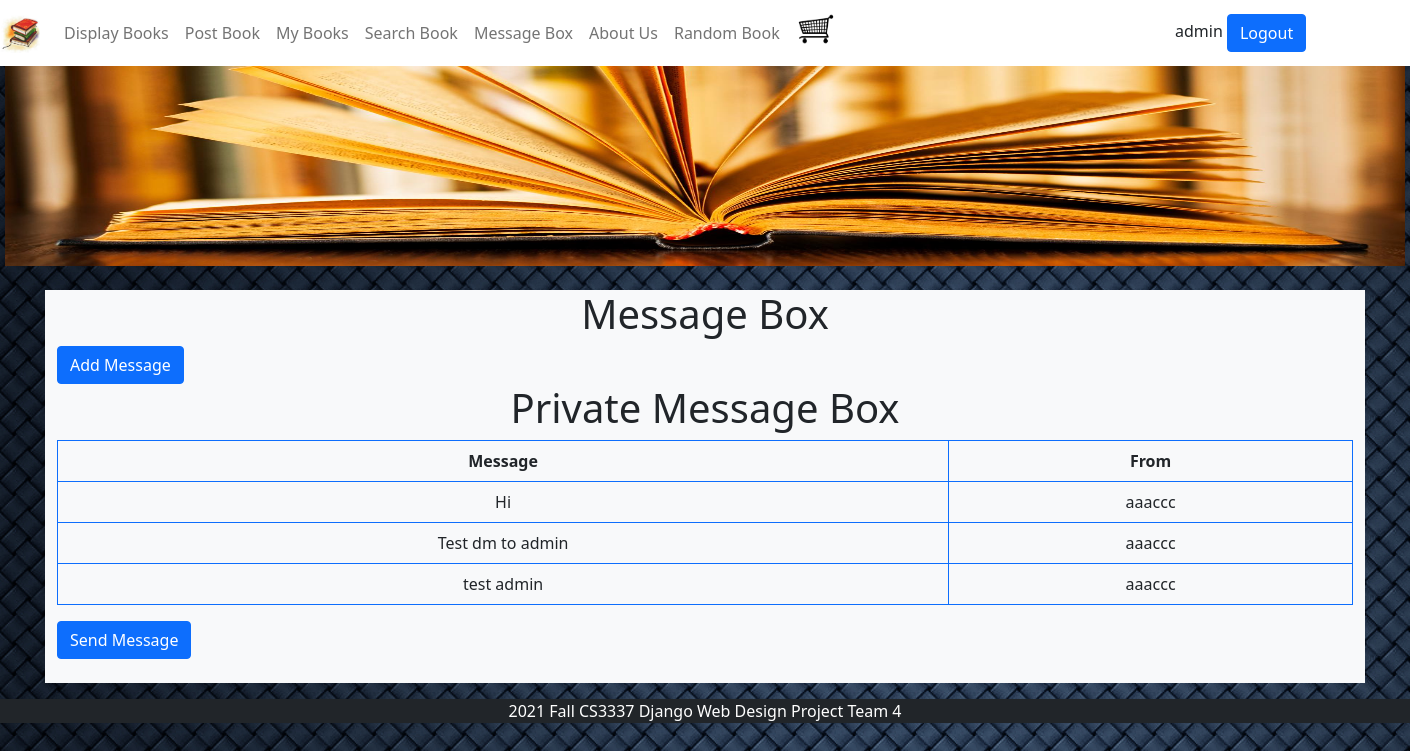
/messagebox (signed in), run on an earlier commit of the app's database.
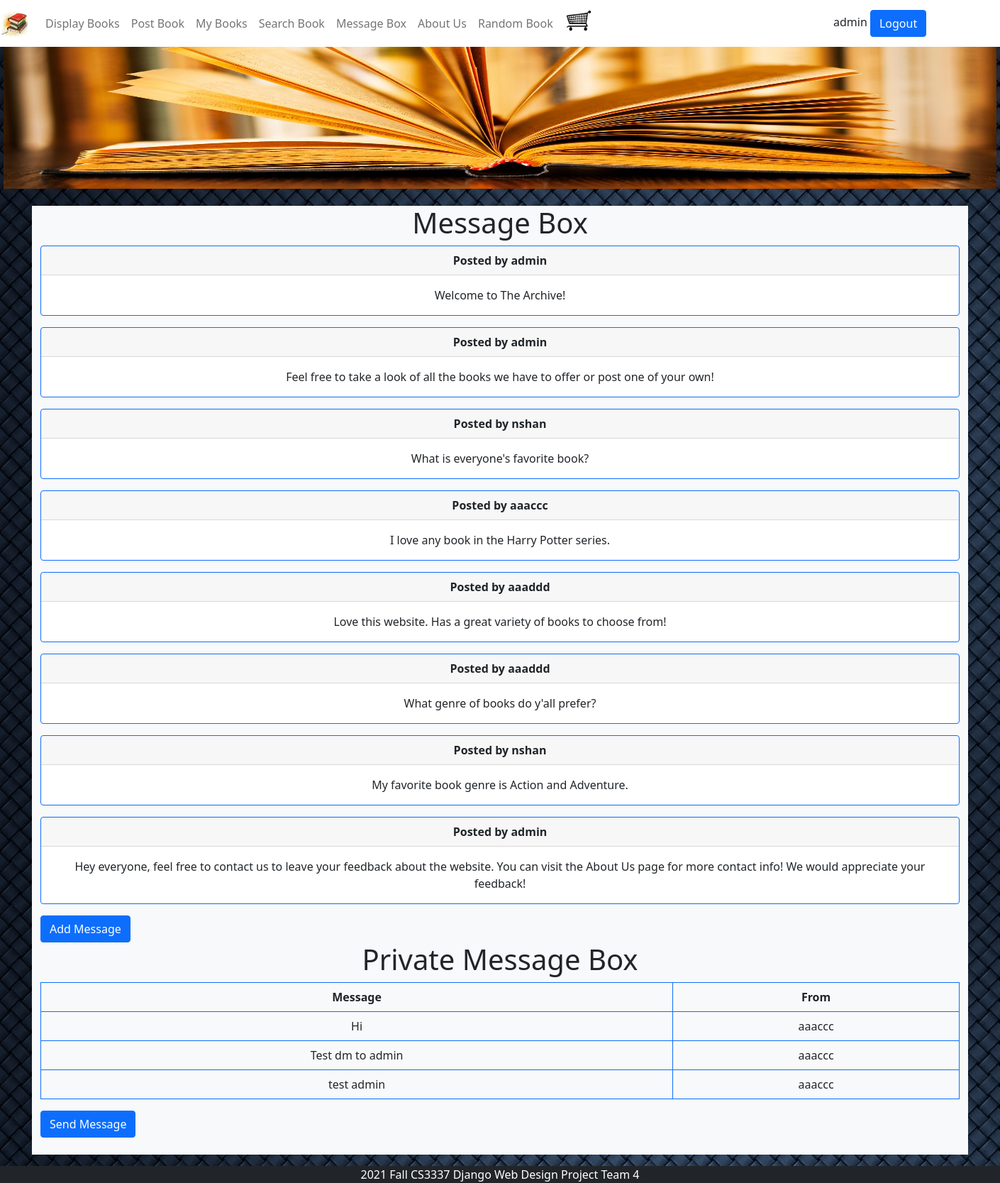
And on a later commit of the database.
### bookMng/models.py (models this page shows, shortened)
class IndivMessages(models.Model):
    message = models.CharField(max_length=200)
    username = models.ForeignKey(User, blank=True, null=True, on_delete=models.CASCADE)
    receiver = models.CharField(max_length=200)

class Messages(models.Model):
    message = models.CharField(max_length=200)
    username = models.ForeignKey(User, blank=True, null=True, on_delete=models.CASCADE)

### bookMng/views.py (the view)
# urls.py: path('messagebox', views.messagebox, name='messagebox'),
@login_required(login_url=reverse_lazy('login'))
def messagebox(request):
    messages = Messages.objects.all()
    imessages = IndivMessages.objects.filter(receiver=request.user)
    books = Book.objects.all()
    return render(request,
                  'bookMng/messagebox.html',
                  {
                      'item_list': MainMenu.objects.all(),
                      'messages': messages,
                      'books': books,
                      'imessages': imessages,
                  })

### bookEx/templates/bookMng/messagebox.html (shortened to what this page needs)
{% extends "base.html" %}
{% load static %}
{% block content %}
<h1 align="center"> Message Box </h1>
      {% for message in messages %}
<div class="card text-center mb-3 border-primary">
    <div class="card-header">
        <b>Posted by {{ message.username }}</b>
    </div>
    <div class="card-body">
        <p class="card-text"> {{ message.message }}</p>
    </div>
</div>
      {% endfor %}
<a class="btn btn-primary" href="book_message" role="button">Add Message</a>
<h1 align="center"> Private Message Box </h1>
  <table class="table table-bordered border-primary">
          <thead>
        <tr align="center">
            <th scope="col">Message</th>
            <th scope="col">From</th>
        </tr>
    </thead>
      {% for imessage in imessages %}
        <tr align="center">
            <td>{{ imessage.message }} </td>
            <td>{{ imessage.username }} </td>
        </tr>
      {% endfor %}
  </table>
<a class="btn btn-primary" href="book_imessage" role="button">Send Message</a>
<br>
<br>
{% endblock content %}

What changed in the data, as far as the page shows it:
added Messages: username "admin", message "Welcome to The Archive!"
added Messages: username "admin", message "Feel free to take a look of all the books we have to offer or post one of your own!"
added Messages: username "nshan", message "What is everyone's favorite book?"
added Messages: username "aaaccc", message "I love any book in the Harry Potter series."
added Messages: username "aaaddd", message "Love this website. Has a great variety of books to choose from!"
added Messages: username "aaaddd", message "What genre of books do y'all prefer?"
added Messages: username "nshan", message "My favorite book genre is Action and Adventure."
added Messages: username "admin", message "Hey everyone, feel free to contact us to leave your feedback about the website. You can visit the About Us page for more contact info! We would appreciate your feedback!"
